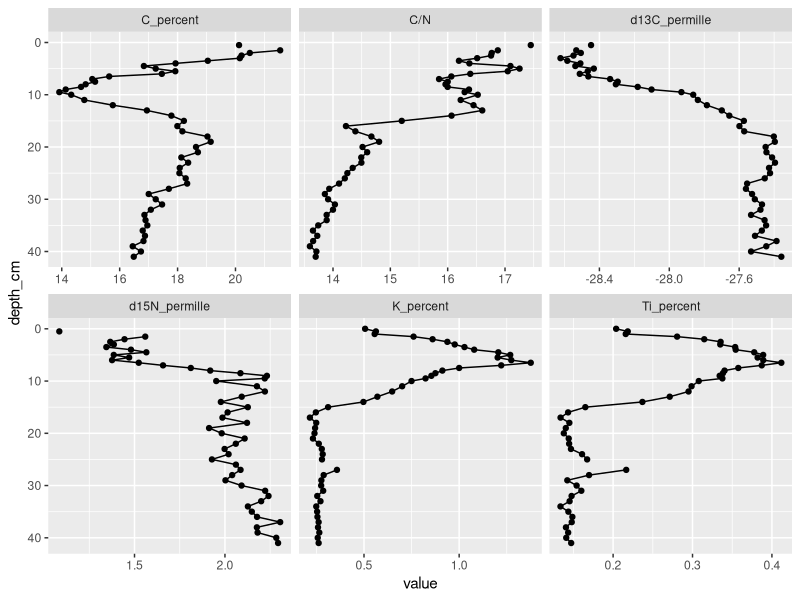
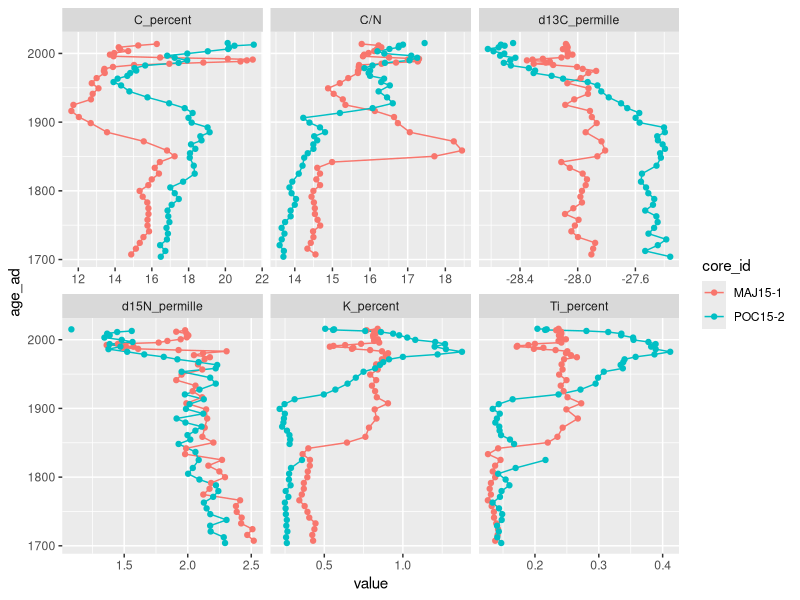
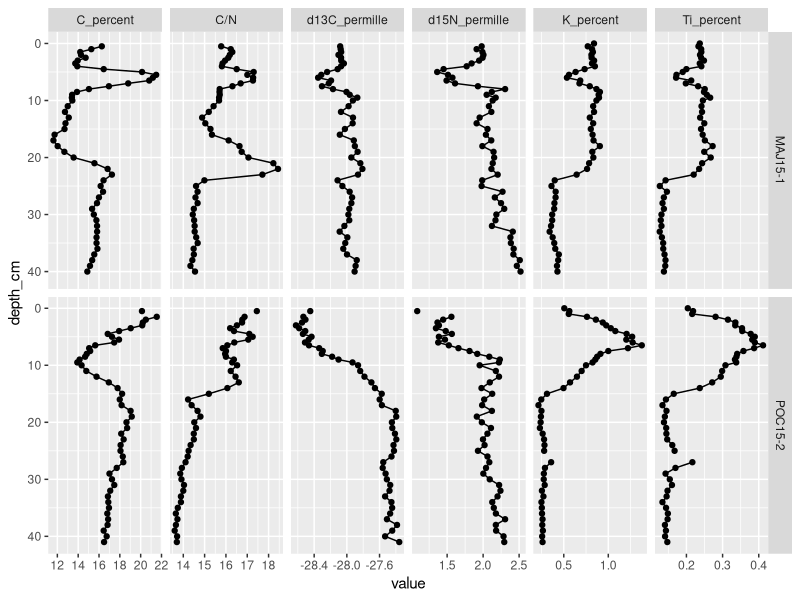
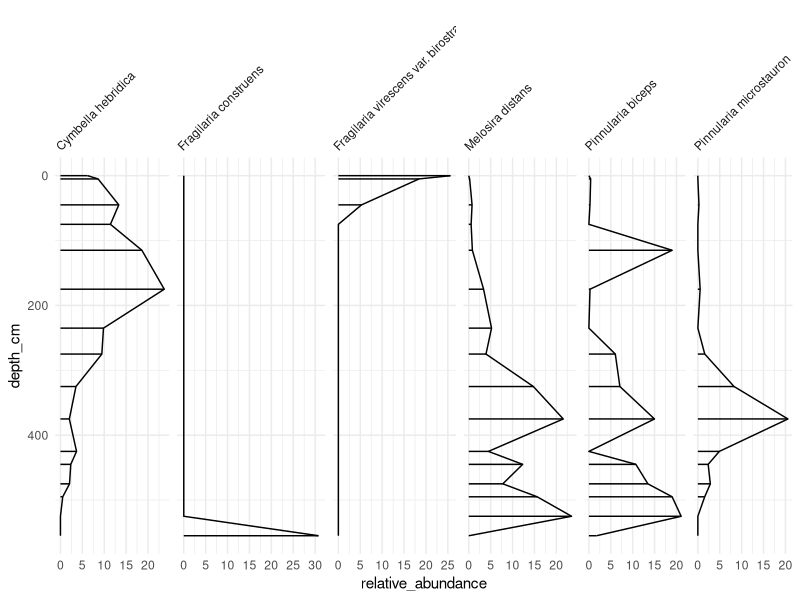

Here is the R script that generated these plots, in order:
## ---- chunk 1
library(tidyverse)
## ---- chunk 2
halifax_geochem <- read_csv(
  "data/halifax_geochem.csv",
  col_types = cols(.default = col_guess())
)

arnold_counts <- read_csv(
  "data/lake_arnold_valve_counts_tidy.csv",
  col_types = cols(.default = col_guess())
)
## ---- chunk 3
halifax_geochem %>%
  filter(core_id == "POC15-2") %>%
  gather(-core_id, -depth_cm, -age_ad, key = param, value = value) %>%
  ggplot(aes(y = depth_cm, x = value)) +
  geom_path() +
  geom_point() +
  facet_wrap(~param, scales = "free_x") +
  scale_y_reverse()
## ---- chunk 4
halifax_geochem %>%
  filter(core_id %in% c("POC15-2", "MAJ15-1")) %>%
  gather(-core_id, -depth_cm, -age_ad, key = param, value = value) %>%
  ggplot(aes(y = age_ad, x = value, colour = core_id)) +
  geom_path() +
  geom_point() +
  facet_wrap(~param, scales = "free_x")
## ---- chunk 5
halifax_geochem %>%
  filter(core_id %in% c("POC15-2", "MAJ15-1")) %>%
  gather(-core_id, -depth_cm, -age_ad, key = param, value = value) %>%
  ggplot(aes(y = depth_cm, x = value)) +
  geom_path() +
  geom_point() +
  facet_grid(core_id~param, scales = "free_x") +
  scale_y_reverse()
## ---- chunk 6
arnold_counts_long <- arnold_counts %>%
  gather(-age_bp, -depth_cm, key = taxon, value = valve_count) %>%
  group_by(depth_cm) %>%
  mutate(relative_abundance = valve_count / sum(valve_count) * 100) %>%
  ungroup() %>%
  group_by(taxon) %>%
  filter(max(relative_abundance) > 20) %>%
  ungroup()
## ---- chunk 7
p <- ggplot(arnold_counts_long, aes(y = depth_cm, x = relative_abundance)) +
  geom_segment(aes(xend = 0, yend = depth_cm)) +
  geom_path() +
  facet_grid(~taxon, scales = "free_x", space = "free_x") +
  scale_y_reverse() +
  scale_x_continuous(breaks = c(0, 5, 10, 15, 20, 25, 30)) +
  theme_minimal() +
  theme(
    strip.text.x = element_text(angle = 45, hjust = 0, vjust = 0)
  )

# gt <- ggplot_gtable(ggplot_build(p))
# gt$layout$clip[gt$layout$name=="panel-1-1"] = "off"
# grid::grid.draw(gt)
p
